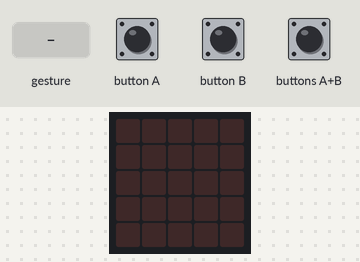
Bench run of a program on a simulated BBC micro:bit (MakeCode). Shown: the board's 5×5 LED display. The test bench sets the inputs (shaded band). Random numbers come from a fixed seed; a tilt is held for 1.5 s and a shake lasts 1 s, then the board lies face up again.

Above: at 1.2 s.
1.3 s: gesture 'shake'
At 2.2 s:
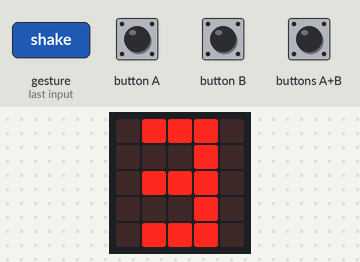
4.3 s: button A pressed for 0.15 s
At 5.4 s:
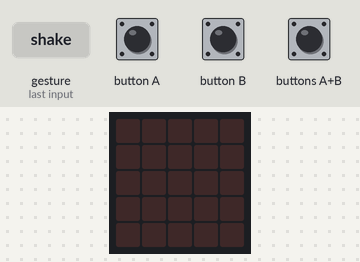
5.9 s: gesture 'shake'
At 7.7 s:
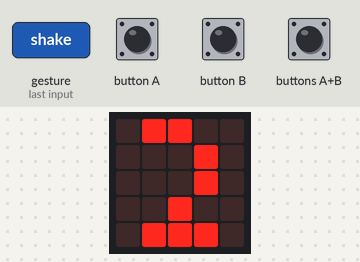
8.9 s: button B pressed for 0.15 s
At 10.1 s:
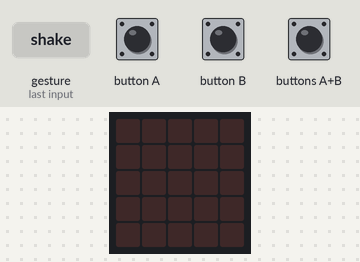
Timing chart, 0 to 11.5 s (numbered marks = the images above; inputs shaded):
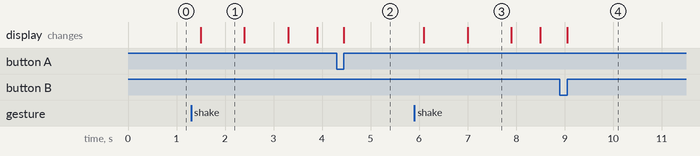

The program:

main.ts
```typescript
let elem = 0
input.onButtonPressed(Button.A, function () {
    basic.showLeds(`
        . . . . .
        . . . . .
        . . . . .
        . . . . .
        . . . . .
        `)
})
input.onGesture(Gesture.Shake, function () {
    basic.showLeds(`
        . # # # .
        . . . # .
        . # # # .
        . . . # .
        . # # # .
        `)
    basic.pause(500)
    basic.showLeds(`
        . # # . .
        . . . # .
        . . . # .
        . . # . .
        . # # # .
        `)
    basic.pause(500)
    basic.showLeds(`
        . . # . .
        . # # . .
        # . # . .
        . . # . .
        . . # . .
        `)
    basic.pause(200)
    elem = randint(1, 3)
    if (elem == 1) {
        basic.showLeds(`
            . . # # .
            . # # # .
            . # # # #
            # # # # #
            # # # # #
            `)
    }
    if (elem == 2) {
        basic.showLeds(`
            # # # # #
            # # # # #
            # # # # #
            # # # # #
            # # # # #
            `)
    }
    if (elem == 3) {
        basic.showLeds(`
            # # . # #
            # # # # #
            . . # . .
            . # . # .
            # . . . #
            `)
    }
})
input.onButtonPressed(Button.AB, function () {
    basic.showLeds(`
        . . . . .
        . . . . .
        . . . . .
        . . . . .
        . . . . .
        `)
})
input.onButtonPressed(Button.B, function () {
    basic.showLeds(`
        . . . . .
        . . . . .
        . . . . .
        . . . . .
        . . . . .
        `)
})
```

test.ts
```typescript
// ide kerülnek a tesztek; a rendszer ezt nem kompilálja, ha a csomagot bővítményként használják.
```

Measured:
- after the input at 1.3 s, the display: changes after 0.20 s (image 1)
- after the input at 4.3 s, the display: changes after 0.15 s (image 2)
- after the input at 5.9 s, the display: first changes after 0.20 s (image 3 shows a later state)
- after the input at 8.9 s, the display: changes after 0.15 s (image 4)
- what the display in image 1 shows lasts 0.9 s, from 1.5 s to 2.4 s
